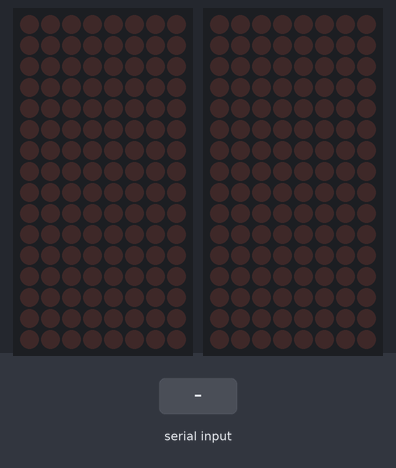
Bench run of a sketch on a simulated Arduino Uno, built with avr-gcc and run on an emulated ATmega328P. Shown: 2 × 8×16 LED matrix. The inputs (shaded band) are chosen by the test bench.

Above: at 1.2 s.
1.3 s: "H/45\n" received over Serial
At 2.1 s:
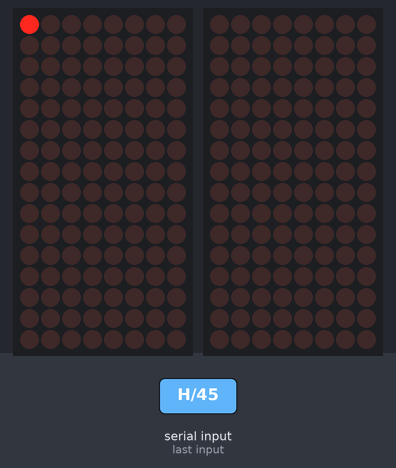
2.8 s: "/" received over Serial
At 3.2 s:
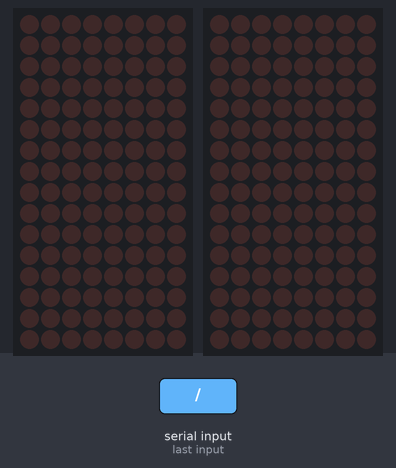
Timing chart, 0 to 5.8 s (numbered marks = the images above; inputs shaded):
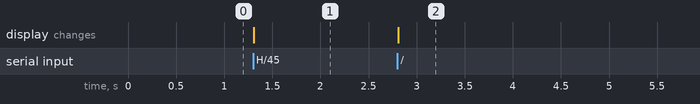

The sketch:

HT16K33-SerialRead.ino
```cpp
#include <Wire.h>
#include "Adafruit_LEDBackpack.h"
#include "Adafruit_GFX.h"

#define LED_SIZE 128

int enables[3] = {true, true, false};
int drivers[3] = {0x70, 0x71, 0x72};
int brightnesses[3] = {0, 0, 0};

int mode = 0;
String numberString = "";
int numbers[LED_SIZE*3] = {};
int counter = -1;

Adafruit_8x16matrix matrixes[3] = {
  Adafruit_8x16matrix(),
  Adafruit_8x16matrix(),
  Adafruit_8x16matrix()
};

void setup() {
  Serial.begin(115200);

  if(enables[0]){
    matrixes[0].begin(drivers[0]);
    matrixes[0].setBrightness(brightnesses[0]);
  }

  if(enables[1]){
    matrixes[1].begin(drivers[1]);
    matrixes[1].setBrightness(brightnesses[1]);
  }

  if(enables[2]){
    matrixes[2].begin(drivers[2]);
    matrixes[2].setBrightness(brightnesses[2]);
  }
}

void loop() {
  if (Serial.available() > 0) {
    char input = Serial.read();
    int il = sizeof(input);

//    Serial.print("input: " + String(input));
//    Serial.println(", " + String(input - '0'));
//    Serial.println("input length: " + String(il));

    for(int i = 0; i < il; i++){
      char c = input;
      int ctoi = input - '0';

      if(c == 'H'){
        mode = 11;
        numbers[counter] += numberString.toInt() + 1;
        numberString = "";
        counter++;
      }
      else if(c == '/'){
        mode = 19;
        numbers[counter] += numberString.toInt() + 1;
        numberString = "";
      }
      // numeric
      else if(int(ctoi) >= 0 && int(ctoi) <= 9){
        if(mode == 11){
          numberString += String(c);
        }
        else if(mode == 19){
          // end
//          Serial.println("///end");
          memset( numbers, 0, sizeof(numbers) );
          counter = -1;
          mode = 0;
        }
      }
    }

    if(mode == 19){
      int nl = sizeof(numbers) / sizeof(numbers[0]);
//      Serial.println("numbers length: " + String(nl));
//      Serial.println("counter: " + String(counter));
//      Serial.println("mode: " + String(mode));


      if(enables[0]) matrixes[0].clear();
      if(enables[1]) matrixes[1].clear();
      if(enables[2]) matrixes[2].clear();

      int numberCount = 0;
      for(int i = 0; i < nl; i++){
        int n = numbers[i];
        if(n > 0){
          n -= 1;
          int y = 0;
          int x = 0;
//          Serial.println(String(n));

          if(n < LED_SIZE){
            y = floor(n / 8);
            x = n - (floor(n / 8) * 8);
//            Serial.println("01:" + String(n) + ", x:" + String(x) + ", y:" + String(y) );
            if(enables[0]) matrixes[0].drawPixel(x, y, LED_ON);
          }
          else if(n < LED_SIZE * 2){
            n -= LED_SIZE;
            y = floor(n / 8);
            x = n - (floor(n / 8) * 8);
//            Serial.println("02:" + String(n) + ", x:" + String(x) + ", y:" + String(y) );
            if(enables[1]) matrixes[1].drawPixel(x, y, LED_ON);
          }
          else if(n < LED_SIZE * 3){
            n -= LED_SIZE * 2;
            y = floor(n / 8);
            x = n - (floor(n / 8) * 8);
//            Serial.println("03:" + String(n) + ", x:" + String(x) + ", y:" + String(y) );
            if(enables[2]) matrixes[2].drawPixel(x, y, LED_ON);
          }
          numberCount++;
//          Serial.println("");
        }
      }

      if(numberCount > 0){
      }

      if(enables[0]) matrixes[0].writeDisplay();
      if(enables[1]) matrixes[1].writeDisplay();
      if(enables[2]) matrixes[2].writeDisplay();
    }

//    Serial.println("");
  }
}
```

Measured:
- after the input at 1.3 s, the display: changes at once (image 1)
- after the input at 2.8 s, the display: changes at once (image 2)
